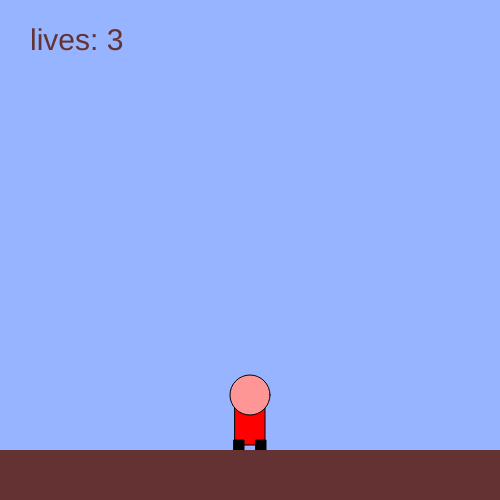
Frame 1 (no input)
Frame 60 (no input): identical to frame 1, image omitted
Frame 120 (the mouse pressed at the canvas centre since frame 60): identical to frame 1, image omitted

The p5.js sketch that drew this single still picture (run headless with seeded random() and noise() and a simulated clock; from frame 60 on, the mouse is pressed at the canvas centre):

// p5.js sketch
// ── sketch.js

var gameChar_x;
var gameChar_y;
var lives;

function setup()
{

    createCanvas(500,500);
    
    gameChar_x = width/2;
    gameChar_y = height - 50;
    lives= 3;
    
    textSize(30);
}

function draw()
{
    
    background(150,180,255);
    
    drawGameChar();
    
    //draw the ground
    
    fill(100,50,50);
    noStroke();
    
    rect(0,height - 50, width, 50);
    
    text("lives: " + lives, 30,50);
    
}

function drawGameChar()
{
    
    stroke(0);
  	fill(255,0,0);
	rect(gameChar_x - 15, gameChar_y - 55, 30, 50);
	fill(255,150,150);
	ellipse(gameChar_x, gameChar_y - 55,40, 40);
	fill(0);
	rect(gameChar_x - 16, gameChar_y - 10, 10, 10);
	rect(gameChar_x + 6, gameChar_y - 10, 10, 10);
}

function keyPressed(){

    if(key == 'A')
    {
        lives -= 1;  
    }
    else if(key == 'S')
    {
        lives += 1;
    }
    
}
